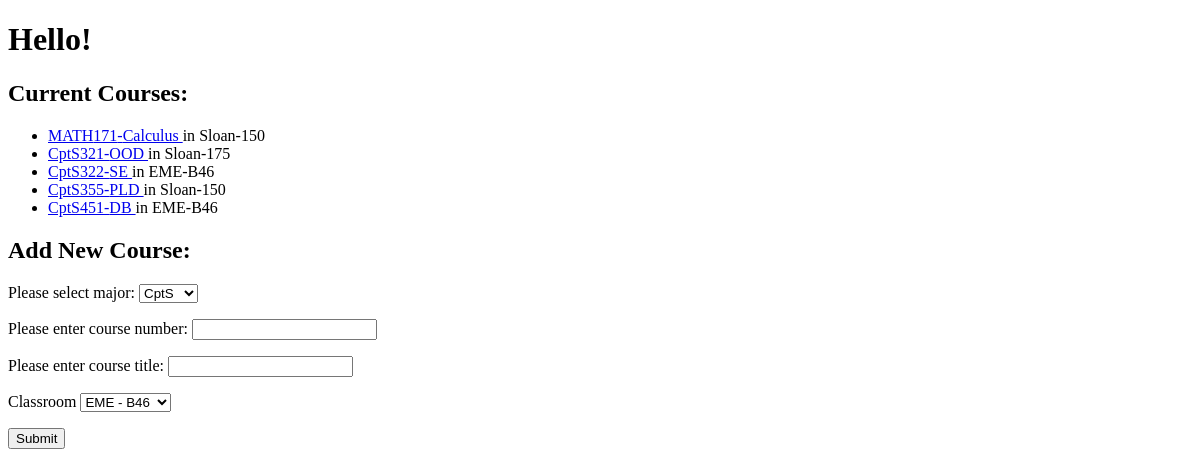
Before: / with the older database file.
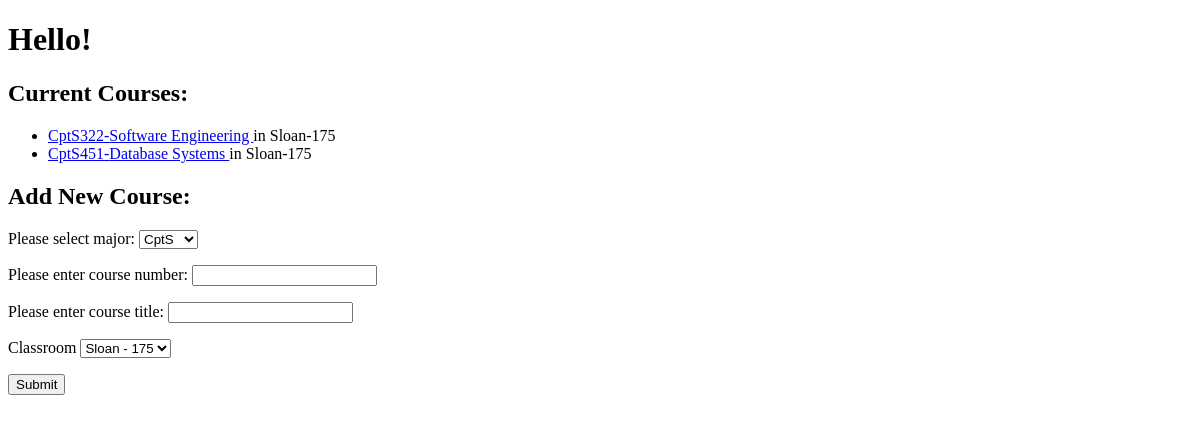
After: the same page with the newer database file.
### app/models.py (models this page shows, shortened)
class Course(db.Model):
    id = db.Column(db.Integer, primary_key=True)
    coursenum = db.Column(db.String(3))
    title = db.Column(db.String(150))
    major = db.Column(db.String(20))
    roomid = db.Column(db.Integer,db.ForeignKey('room.id'))

class Room(db.Model):
    id = db.Column(db.Integer, primary_key=True)
    building = db.Column(db.String(50))
    roomNumber = db.Column(db.String(20))
    capacity = db.Column(db.Integer)
    courses = db.relationship('Course', backref = 'classroom', lazy = "dynamic")

### app/routes.py (the view, shortened to what this page needs)
@app.route('/', methods=['GET', 'POST'])
def index():
    form = CourseForm()
    _courses = Course.query.order_by(Course.coursenum).order_by(Course.major). all()
    return render_template('index.html', form=form, courses = _courses)

### app/forms.py
class CourseForm(FlaskForm):
    major = SelectField(label= "Please select major:", choices = ['CptS', 'EE','MATH','ME', 'CHE'],validators=[DataRequired()])
    coursenum = StringField(label= "Please enter course number:", validators=[DataRequired()])
    title = StringField(label= "Please enter course title:", validators=[DataRequired()])
    classroom = QuerySelectField('Classroom', query_factory = get_rooms, get_label = getRoomLabel , allow_blank=False)
    submit = SubmitField('Submit')

### app/forms.py (called while the page is built)
def get_rooms():
    return Room.query.all()

def getRoomLabel(theroom):
    return "{} - {}".format(theroom.building, theroom.roomNumber)

### app/routes.py (called while the page is built)
@app.before_request
def initDB(*args, **kwargs):
    if app.got_first_request:
        db.create_all()
        allrooms = [{'building' : 'EME', 'roomNumber' : 'B46', 'capacity' : 60},
                    {'building' : 'Sloan', 'roomNumber' : '175', 'capacity' : 100},
                    {'building' : 'Sloan', 'roomNumber' : '150', 'capacity' : 80}]
        if Room.query.count() == 0:
            for room in allrooms:
                theroom = Room (building = room['building'],roomNumber=room['roomNumber'], capacity = room['capacity'] )
                db.session.add(theroom)
                db.session.commit()

### app/templates/index.html (shortened to what this page needs)
<!DOCTYPE HTML>
<html>
  <head>
  </head>
  <h1> Hello!</h1>
  <body>
    <h2>Current Courses:</h2>
    <ul>
      {% for course in courses %}
        <li> <a href="{{url_for('course', name= '{}{}-{}'.format(course.major,course.coursenum,course.title)) }}" >
                   {{ course.major}}{{course.coursenum}}-{{course.title}}  </a> in {{course.classroom.building}}-{{course.classroom.roomNumber}}</li>
      {% endfor %}
    </ul>
    <h2>Add New Course:</h2>
    <form method="POST">
      <p>{{ form.major.label}}
         {{ form.major()}}
      </p>
      <p>{{ form.coursenum.label}}
        {{ form.coursenum()}}
     </p>
     <p>{{ form.title.label}}
      {{ form.title()}}
     </p>
     <p>{{ form.classroom.label}}
      {{ form.classroom()}}
     </p>
    <p>{{ form.submit()}}</p>
    </form>
  </body>
</html>

Changed rows visible on the page:
removed Course: major "MATH", coursenum "171", title "Calculus", classroom.building "Sloan", classroom.roomNumber "150"
removed Course: major "CptS", coursenum "355", title "PLD", classroom.building "Sloan", classroom.roomNumber "150"
removed Course: major "CptS", coursenum "451", title "DB", classroom.building "EME", classroom.roomNumber "B46"
changed Course: title "SE" → "Software Engineering"; classroom.building "EME" → "Sloan"; classroom.roomNumber "B46" → "175"; moves up the list
changed Course: coursenum "321" → "451"; title "OOD" → "Database Systems"
Other visible differences:
form field classroom: "EME - B46" → "Sloan - 175"
